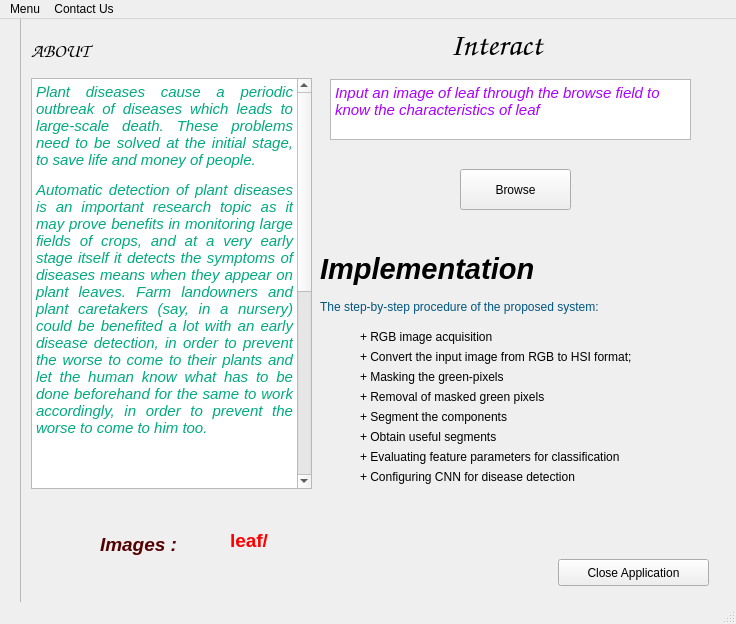
<?xml version="1.0" encoding="UTF-8"?>
<ui version="4.0">
 <class>MainWindow</class>
 <widget class="QMainWindow" name="MainWindow">
  <property name="geometry">
   <rect>
    <x>0</x>
    <y>0</y>
    <width>736</width>
    <height>624</height>
   </rect>
  </property>
  <property name="windowTitle">
   <string>MainWindow</string>
  </property>
  <widget class="QWidget" name="centralwidget">
   <widget class="QFrame" name="frame">
    <property name="geometry">
     <rect>
      <x>20</x>
      <y>-10</y>
      <width>821</width>
      <height>651</height>
     </rect>
    </property>
    <property name="autoFillBackground">
     <bool>true</bool>
    </property>
    <property name="styleSheet">
     <string notr="true"/>
    </property>
    <property name="frameShape">
     <enum>QFrame::StyledPanel</enum>
    </property>
    <property name="frameShadow">
     <enum>QFrame::Raised</enum>
    </property>
    <widget class="QLabel" name="label">
     <property name="geometry">
      <rect>
       <x>11</x>
       <y>21</y>
       <width>107</width>
       <height>42</height>
      </rect>
     </property>
     <property name="font">
      <font>
       <family>URW Chancery L</family>
       <pointsize>24</pointsize>
       <weight>75</weight>
       <italic>true</italic>
       <bold>true</bold>
      </font>
     </property>
     <property name="text">
      <string>&lt;html&gt;&lt;head/&gt;&lt;body&gt;&lt;p&gt;&lt;span style=&quot; font-size:14pt; color:#000000;&quot;&gt;ABOUT&lt;/span&gt;&lt;/p&gt;&lt;/body&gt;&lt;/html&gt;</string>
     </property>
    </widget>
    <widget class="QTextBrowser" name="textBrowser">
     <property name="geometry">
      <rect>
       <x>11</x>
       <y>69</y>
       <width>281</width>
       <height>411</height>
      </rect>
     </property>
     <property name="html">
      <string>&lt;!DOCTYPE HTML PUBLIC &quot;-//W3C//DTD HTML 4.0//EN&quot; &quot;http://www.w3.org/TR/REC-html40/strict.dtd&quot;&gt;
&lt;html&gt;&lt;head&gt;&lt;meta name=&quot;qrichtext&quot; content=&quot;1&quot; /&gt;&lt;style type=&quot;text/css&quot;&gt;
p, li { white-space: pre-wrap; }
&lt;/style&gt;&lt;/head&gt;&lt;body style=&quot; font-family:'Ubuntu'; font-size:11pt; font-weight:400; font-style:normal;&quot;&gt;
&lt;p align=&quot;justify&quot; style=&quot; margin-top:12px; margin-bottom:12px; margin-left:0px; margin-right:0px; -qt-block-indent:0; text-indent:0px;&quot;&gt;&lt;span style=&quot; font-style:italic; color:#00aa7f;&quot;&gt;Plant diseases cause a periodic outbreak of diseases which leads to large-scale death. These problems need to be solved at the initial stage, to save life and money of people.&lt;/span&gt;&lt;/p&gt;
&lt;p align=&quot;justify&quot; style=&quot; margin-top:12px; margin-bottom:12px; margin-left:0px; margin-right:0px; -qt-block-indent:0; text-indent:0px;&quot;&gt;&lt;span style=&quot; font-style:italic; color:#00aa7f;&quot;&gt;Automatic detection of plant diseases is an important research topic as it may prove benefits in monitoring large fields of crops, and at a very early stage itself it detects the symptoms of diseases means when they appear on plant leaves. Farm landowners and plant caretakers (say, in a nursery) could be benefited a lot with an early disease detection, in order to prevent the worse to come to their plants and let the human know what has to be done beforehand for the same to work accordingly, in order to prevent the worse to come to him too.&lt;/span&gt;&lt;/p&gt;
&lt;p align=&quot;justify&quot; style=&quot; margin-top:12px; margin-bottom:12px; margin-left:0px; margin-right:0px; -qt-block-indent:0; text-indent:0px;&quot;&gt;&lt;br /&gt;&lt;/p&gt;
&lt;p align=&quot;justify&quot; style=&quot; margin-top:12px; margin-bottom:12px; margin-left:0px; margin-right:0px; -qt-block-indent:0; text-indent:0px;&quot;&gt;&lt;span style=&quot; font-style:italic; color:#00aa7f;&quot;&gt;This enables machine vision that is to provide image-based automatic inspection, process control. &lt;/span&gt;&lt;/p&gt;
&lt;p align=&quot;justify&quot; style=&quot; margin-top:12px; margin-bottom:12px; margin-left:0px; margin-right:0px; -qt-block-indent:0; text-indent:0px;&quot;&gt;&lt;span style=&quot; font-style:italic; color:#00aa7f;&quot;&gt;Comparatively, visual identification is labor intensive less accurate and can be done only in small areas. &lt;/span&gt;&lt;/p&gt;
&lt;p align=&quot;justify&quot; style=&quot; margin-top:12px; margin-bottom:12px; margin-left:0px; margin-right:0px; -qt-block-indent:0; text-indent:0px;&quot;&gt;&lt;span style=&quot; font-style:italic; color:#00aa7f;&quot;&gt;The project involves the use of self-designed image processing algorithms and techniques designed using python to segment the disease from the leaf while using the concepts of machine learning to categorise the plant leaves as healthy or infected.&lt;/span&gt;&lt;/p&gt;
&lt;p align=&quot;justify&quot; style=&quot; margin-top:12px; margin-bottom:12px; margin-left:0px; margin-right:0px; -qt-block-indent:0; text-indent:0px;&quot;&gt;&lt;span style=&quot; font-style:italic; color:#00aa7f;&quot;&gt;By this method, the plant diseases can be identified at the initial stage itself and the pest and infection control tools can be used to solve pest problems while minimizing risks to people and the environment.&lt;/span&gt;&lt;/p&gt;&lt;/body&gt;&lt;/html&gt;</string>
     </property>
    </widget>
    <widget class="QLabel" name="label_2">
     <property name="geometry">
      <rect>
       <x>430</x>
       <y>10</y>
       <width>191</width>
       <height>51</height>
      </rect>
     </property>
     <property name="font">
      <font>
       <family>URW Chancery L</family>
       <pointsize>24</pointsize>
       <weight>75</weight>
       <italic>true</italic>
       <bold>true</bold>
      </font>
     </property>
     <property name="text">
      <string>&lt;html&gt;&lt;head/&gt;&lt;body&gt;&lt;p&gt;&lt;span style=&quot; color:#000000;&quot;&gt;Interact&lt;/span&gt;&lt;/p&gt;&lt;/body&gt;&lt;/html&gt;</string>
     </property>
    </widget>
    <widget class="QPushButton" name="browse">
     <property name="geometry">
      <rect>
       <x>440</x>
       <y>160</y>
       <width>111</width>
       <height>41</height>
      </rect>
     </property>
     <property name="text">
      <string>Browse</string>
     </property>
    </widget>
    <widget class="QTextBrowser" name="textBrowser_2">
     <property name="geometry">
      <rect>
       <x>310</x>
       <y>70</y>
       <width>361</width>
       <height>61</height>
      </rect>
     </property>
     <property name="html">
      <string>&lt;!DOCTYPE HTML PUBLIC &quot;-//W3C//DTD HTML 4.0//EN&quot; &quot;http://www.w3.org/TR/REC-html40/strict.dtd&quot;&gt;
&lt;html&gt;&lt;head&gt;&lt;meta name=&quot;qrichtext&quot; content=&quot;1&quot; /&gt;&lt;style type=&quot;text/css&quot;&gt;
p, li { white-space: pre-wrap; }
&lt;/style&gt;&lt;/head&gt;&lt;body style=&quot; font-family:'Ubuntu'; font-size:11pt; font-weight:400; font-style:normal;&quot;&gt;
&lt;p style=&quot; margin-top:0px; margin-bottom:0px; margin-left:0px; margin-right:0px; -qt-block-indent:0; text-indent:0px;&quot;&gt;&lt;span style=&quot; font-family:'URW Gothic L'; font-style:italic; color:#aa00ff;&quot;&gt;Input an image of leaf through the browse field to know the characteristics of leaf&lt;/span&gt;&lt;/p&gt;&lt;/body&gt;&lt;/html&gt;</string>
     </property>
    </widget>
    <widget class="QLabel" name="label_4">
     <property name="geometry">
      <rect>
       <x>300</x>
       <y>240</y>
       <width>241</width>
       <height>41</height>
      </rect>
     </property>
     <property name="text">
      <string>&lt;html&gt;&lt;head/&gt;&lt;body&gt;&lt;p&gt;&lt;span style=&quot; font-size:22pt; font-weight:600; font-style:italic;&quot;&gt;Implementation&lt;/span&gt;&lt;/p&gt;&lt;/body&gt;&lt;/html&gt;</string>
     </property>
    </widget>
    <widget class="QLabel" name="label_5">
     <property name="geometry">
      <rect>
       <x>300</x>
       <y>290</y>
       <width>381</width>
       <height>17</height>
      </rect>
     </property>
     <property name="text">
      <string>&lt;html&gt;&lt;head/&gt;&lt;body&gt;&lt;p&gt;&lt;span style=&quot; color:#00557f;&quot;&gt;The step-by-step procedure of the proposed system:&lt;/span&gt;&lt;/p&gt;&lt;/body&gt;&lt;/html&gt;</string>
     </property>
    </widget>
    <widget class="QLabel" name="label_6">
     <property name="geometry">
      <rect>
       <x>340</x>
       <y>320</y>
       <width>221</width>
       <height>17</height>
      </rect>
     </property>
     <property name="text">
      <string>&lt;html&gt;&lt;head/&gt;&lt;body&gt;&lt;p&gt;&lt;span style=&quot; color:#000000;&quot;&gt;+ RGB image acquisition&lt;/span&gt;&lt;/p&gt;&lt;/body&gt;&lt;/html&gt;</string>
     </property>
    </widget>
    <widget class="QLabel" name="label_7">
     <property name="geometry">
      <rect>
       <x>340</x>
       <y>340</y>
       <width>351</width>
       <height>17</height>
      </rect>
     </property>
     <property name="text">
      <string>&lt;html&gt;&lt;head/&gt;&lt;body&gt;&lt;p&gt;&lt;span style=&quot; color:#000000;&quot;&gt;+ Convert the input image from RGB to HSI format;&lt;/span&gt;&lt;/p&gt;&lt;/body&gt;&lt;/html&gt;</string>
     </property>
    </widget>
    <widget class="QLabel" name="label_8">
     <property name="geometry">
      <rect>
       <x>340</x>
       <y>360</y>
       <width>341</width>
       <height>17</height>
      </rect>
     </property>
     <property name="text">
      <string>&lt;html&gt;&lt;head/&gt;&lt;body&gt;&lt;p&gt;&lt;span style=&quot; color:#000000;&quot;&gt;+ Masking the green-pixels&lt;/span&gt;&lt;/p&gt;&lt;/body&gt;&lt;/html&gt;</string>
     </property>
    </widget>
    <widget class="QLabel" name="label_9">
     <property name="geometry">
      <rect>
       <x>340</x>
       <y>380</y>
       <width>271</width>
       <height>17</height>
      </rect>
     </property>
     <property name="text">
      <string>&lt;html&gt;&lt;head/&gt;&lt;body&gt;&lt;p&gt;&lt;span style=&quot; color:#000000;&quot;&gt;+ Removal of masked green pixels&lt;/span&gt;&lt;/p&gt;&lt;/body&gt;&lt;/html&gt;</string>
     </property>
    </widget>
    <widget class="QLabel" name="label_10">
     <property name="geometry">
      <rect>
       <x>340</x>
       <y>400</y>
       <width>271</width>
       <height>17</height>
      </rect>
     </property>
     <property name="text">
      <string>&lt;html&gt;&lt;head/&gt;&lt;body&gt;&lt;p&gt;&lt;span style=&quot; color:#000000;&quot;&gt;+ Segment the components&lt;/span&gt;&lt;/p&gt;&lt;/body&gt;&lt;/html&gt;</string>
     </property>
    </widget>
    <widget class="QLabel" name="label_11">
     <property name="geometry">
      <rect>
       <x>340</x>
       <y>420</y>
       <width>211</width>
       <height>17</height>
      </rect>
     </property>
     <property name="text">
      <string>&lt;html&gt;&lt;head/&gt;&lt;body&gt;&lt;p&gt;&lt;span style=&quot; color:#000000;&quot;&gt;+ Obtain useful segments&lt;/span&gt;&lt;/p&gt;&lt;/body&gt;&lt;/html&gt;</string>
     </property>
    </widget>
    <widget class="QLabel" name="label_12">
     <property name="geometry">
      <rect>
       <x>340</x>
       <y>440</y>
       <width>341</width>
       <height>17</height>
      </rect>
     </property>
     <property name="text">
      <string>&lt;html&gt;&lt;head/&gt;&lt;body&gt;&lt;p&gt;&lt;span style=&quot; color:#000000;&quot;&gt;+ Evaluating feature parameters for classification&lt;/span&gt;&lt;/p&gt;&lt;/body&gt;&lt;/html&gt;</string>
     </property>
    </widget>
    <widget class="QLabel" name="label_13">
     <property name="geometry">
      <rect>
       <x>340</x>
       <y>460</y>
       <width>331</width>
       <height>17</height>
      </rect>
     </property>
     <property name="text">
      <string>&lt;html&gt;&lt;head/&gt;&lt;body&gt;&lt;p&gt;&lt;span style=&quot; color:#000000;&quot;&gt;+ Configuring CNN for disease detection&lt;/span&gt;&lt;/p&gt;&lt;/body&gt;&lt;/html&gt;</string>
     </property>
    </widget>
    <widget class="QLabel" name="label_3">
     <property name="geometry">
      <rect>
       <x>80</x>
       <y>520</y>
       <width>121</width>
       <height>31</height>
      </rect>
     </property>
     <property name="text">
      <string>&lt;html&gt;&lt;head/&gt;&lt;body&gt;&lt;p&gt;&lt;span style=&quot; font-size:14pt; font-weight:600; font-style:italic; color:#550000;&quot;&gt;Images :&lt;/span&gt;&lt;/p&gt;&lt;/body&gt;&lt;/html&gt;</string>
     </property>
    </widget>
    <widget class="QLabel" name="label_14">
     <property name="geometry">
      <rect>
       <x>210</x>
       <y>520</y>
       <width>431</width>
       <height>20</height>
      </rect>
     </property>
     <property name="text">
      <string>&lt;html&gt;&lt;head/&gt;&lt;body&gt;&lt;p&gt;&lt;span style=&quot;font-size:14pt; font-weight:600; color:#FF0000;&quot;&gt;leaf/&lt;/span&gt;&lt;/p&gt;&lt;/body&gt;&lt;/html&gt;</string>
     </property>
    </widget>
    <widget class="QPushButton" name="close">
     <property name="geometry">
      <rect>
       <x>538</x>
       <y>550</y>
       <width>151</width>
       <height>27</height>
      </rect>
     </property>
     <property name="text">
      <string>Close Application</string>
     </property>
    </widget>
   </widget>
  </widget>
  <widget class="QMenuBar" name="menubar">
   <property name="geometry">
    <rect>
     <x>0</x>
     <y>0</y>
     <width>736</width>
     <height>25</height>
    </rect>
   </property>
   <widget class="QMenu" name="menuContact_Us">
    <property name="title">
     <string>Menu</string>
    </property>
    <addaction name="actionHelp"/>
    <addaction name="separator"/>
   </widget>
   <widget class="QMenu" name="menuContact_Us_2">
    <property name="title">
     <string>Contact Us</string>
    </property>
    <addaction name="actionHttps_gitter_im_Automatic_leaf_infection_identification_Lobby"/>
   </widget>
   <addaction name="menuContact_Us"/>
   <addaction name="menuContact_Us_2"/>
  </widget>
  <widget class="QStatusBar" name="statusbar"/>
  <action name="actionMin">
   <property name="icon">
    <iconset>
     <normaloff>:/newPrefix/about.png</normaloff>:/newPrefix/about.png</iconset>
   </property>
   <property name="text">
    <string>min</string>
   </property>
  </action>
  <action name="actionHttps_gitter_im_Automatic_leaf_infection_identification_Lobby">
   <property name="text">
    <string>leaf disease/</string>
   </property>
  </action>
  <action name="actionHelp">
   <property name="text">
    <string>Help</string>
   </property>
  </action>
 </widget>
 <resources/>
 <connections/>
</ui>
